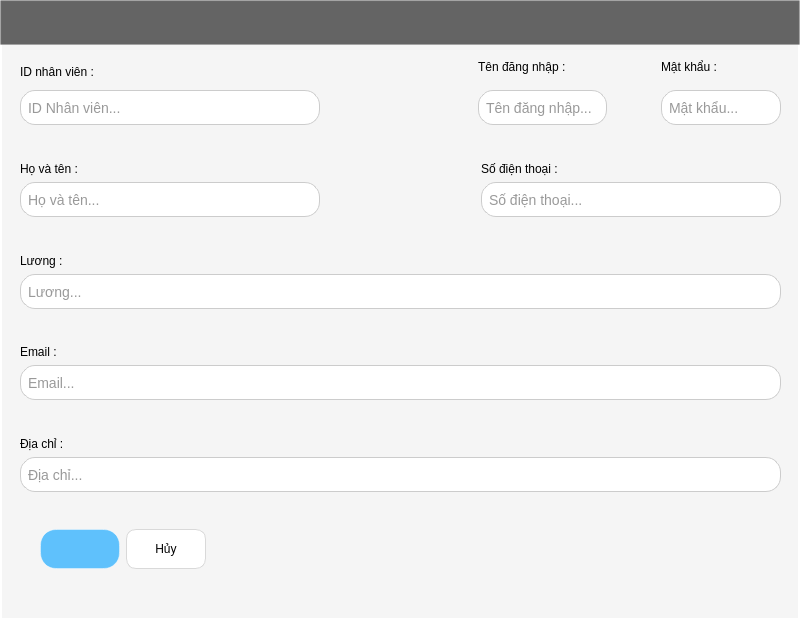
<?xml version="1.0" encoding="UTF-8"?>
<ui version="4.0">
 <class>Form</class>
 <widget class="QWidget" name="Form">
  <property name="geometry">
   <rect>
    <x>0</x>
    <y>0</y>
    <width>800</width>
    <height>620</height>
   </rect>
  </property>
  <property name="minimumSize">
   <size>
    <width>0</width>
    <height>620</height>
   </size>
  </property>
  <property name="windowTitle">
   <string>Thêm danh mục</string>
  </property>
  <property name="autoFillBackground">
   <bool>false</bool>
  </property>
  <property name="styleSheet">
   <string notr="true">#Form {
background: #F5F5F5;
border-bottom-radius : 10px;
border : 2px solid white ;
}</string>
  </property>
  <widget class="QLabel" name="them_sua_label">
   <property name="geometry">
    <rect>
     <x>0</x>
     <y>0</y>
     <width>800</width>
     <height>45</height>
    </rect>
   </property>
   <property name="minimumSize">
    <size>
     <width>800</width>
     <height>45</height>
    </size>
   </property>
   <property name="styleSheet">
    <string notr="true">QLabel {
    background-color:  rgba(40, 40, 40, 180); /* Nền xanh trong suốt */
    color: white;
    font-weight: bold;
    font-size: 14px;

    padding: 8px 16px;
    
    /* Viền sáng */
    border: 1.5px solid rgba(255, 255, 255, 0.4);
    
    /* Đổ bóng - QSS hỗ trợ giới hạn */
    border-style: outset;
    border-width: 1px;
    
    /* Gradient xanh */
}

</string>
   </property>
   <property name="text">
    <string/>
   </property>
  </widget>
  <widget class="QWidget" name="layoutWidget">
   <property name="geometry">
    <rect>
     <x>0</x>
     <y>60</y>
     <width>801</width>
     <height>542</height>
    </rect>
   </property>
   <layout class="QGridLayout" name="gridLayout">
    <property name="leftMargin">
     <number>20</number>
    </property>
    <property name="rightMargin">
     <number>20</number>
    </property>
    <item row="0" column="0">
     <layout class="QHBoxLayout" name="horizontalLayout_5">
      <item>
       <layout class="QVBoxLayout" name="verticalLayout">
        <item>
         <widget class="QLabel" name="label">
          <property name="font">
           <font>
            <pointsize>9</pointsize>
           </font>
          </property>
          <property name="text">
           <string>ID nhân viên : </string>
          </property>
         </widget>
        </item>
        <item>
         <widget class="QLineEdit" name="line_id">
          <property name="minimumSize">
           <size>
            <width>300</width>
            <height>35</height>
           </size>
          </property>
          <property name="styleSheet">
           <string notr="true">QLineEdit {
    background-color: #ffffff; /* Màu nền trắng */
    border: 1px solid #cccccc; /* Viền xám nhạt */
    border-radius: 15px; /* Bo góc */
    padding: 5px; /* Khoảng cách bên trong */
    font-size: 14px;
    color: #333333;
}

/* Hiệu ứng khi ô nhập liệu được chọn */
QLineEdit:focus {
    border: 1px solid #4a90e2; /* Viền xanh khi focus */
    background-color: #e6f0fa; /* Nền xanh nhạt khi focus */
}</string>
          </property>
          <property name="placeholderText">
           <string>ID Nhân viên...</string>
          </property>
         </widget>
        </item>
       </layout>
      </item>
      <item>
       <spacer name="horizontalSpacer_2">
        <property name="orientation">
         <enum>Qt::Horizontal</enum>
        </property>
        <property name="sizeHint" stdset="0">
         <size>
          <width>88</width>
          <height>20</height>
         </size>
        </property>
       </spacer>
      </item>
      <item>
       <layout class="QHBoxLayout" name="horizontalLayout_2">
        <property name="spacing">
         <number>16</number>
        </property>
        <item>
         <layout class="QVBoxLayout" name="verticalLayout_4">
          <item>
           <widget class="QLabel" name="label_5">
            <property name="font">
             <font>
              <pointsize>9</pointsize>
             </font>
            </property>
            <property name="text">
             <string>Tên đăng nhập :</string>
            </property>
           </widget>
          </item>
          <item>
           <widget class="QLineEdit" name="line_name">
            <property name="minimumSize">
             <size>
              <width>120</width>
              <height>35</height>
             </size>
            </property>
            <property name="maximumSize">
             <size>
              <width>129</width>
              <height>35</height>
             </size>
            </property>
            <property name="styleSheet">
             <string notr="true">QLineEdit {
    background-color: #ffffff; /* Màu nền trắng */
    border: 1px solid #cccccc; /* Viền xám nhạt */
    border-radius: 15px; /* Bo góc */
    padding: 5px; /* Khoảng cách bên trong */
    font-size: 14px;
    color: #333333;
}

/* Hiệu ứng khi ô nhập liệu được chọn */
QLineEdit:focus {
    border: 1px solid #4a90e2; /* Viền xanh khi focus */
    background-color: #e6f0fa; /* Nền xanh nhạt khi focus */
}</string>
            </property>
            <property name="placeholderText">
             <string>Tên đăng nhập...</string>
            </property>
           </widget>
          </item>
         </layout>
        </item>
        <item>
         <spacer name="horizontalSpacer_4">
          <property name="orientation">
           <enum>Qt::Horizontal</enum>
          </property>
          <property name="sizeHint" stdset="0">
           <size>
            <width>38</width>
            <height>20</height>
           </size>
          </property>
         </spacer>
        </item>
        <item>
         <layout class="QVBoxLayout" name="verticalLayout_7">
          <item>
           <widget class="QLabel" name="label_8">
            <property name="font">
             <font>
              <pointsize>9</pointsize>
             </font>
            </property>
            <property name="text">
             <string>Mật khẩu : </string>
            </property>
           </widget>
          </item>
          <item>
           <widget class="QLineEdit" name="line_pass">
            <property name="minimumSize">
             <size>
              <width>120</width>
              <height>35</height>
             </size>
            </property>
            <property name="maximumSize">
             <size>
              <width>120</width>
              <height>16777215</height>
             </size>
            </property>
            <property name="styleSheet">
             <string notr="true">QLineEdit {
    background-color: #ffffff; /* Màu nền trắng */
    border: 1px solid #cccccc; /* Viền xám nhạt */
    border-radius: 15px; /* Bo góc */
    padding: 5px; /* Khoảng cách bên trong */
    font-size: 14px;
    color: #333333;
}

/* Hiệu ứng khi ô nhập liệu được chọn */
QLineEdit:focus {
    border: 1px solid #4a90e2; /* Viền xanh khi focus */
    background-color: #e6f0fa; /* Nền xanh nhạt khi focus */
}</string>
            </property>
            <property name="echoMode">
             <enum>QLineEdit::Password</enum>
            </property>
            <property name="placeholderText">
             <string>Mật khẩu...</string>
            </property>
           </widget>
          </item>
         </layout>
        </item>
       </layout>
      </item>
     </layout>
    </item>
    <item row="1" column="0">
     <spacer name="verticalSpacer">
      <property name="orientation">
       <enum>Qt::Vertical</enum>
      </property>
      <property name="sizeHint" stdset="0">
       <size>
        <width>754</width>
        <height>13</height>
       </size>
      </property>
     </spacer>
    </item>
    <item row="2" column="0">
     <layout class="QHBoxLayout" name="horizontalLayout_3">
      <item>
       <layout class="QVBoxLayout" name="verticalLayout_5">
        <item>
         <widget class="QLabel" name="label_6">
          <property name="font">
           <font>
            <pointsize>9</pointsize>
           </font>
          </property>
          <property name="text">
           <string>Họ và tên :</string>
          </property>
         </widget>
        </item>
        <item>
         <widget class="QLineEdit" name="line_fullName">
          <property name="minimumSize">
           <size>
            <width>300</width>
            <height>35</height>
           </size>
          </property>
          <property name="styleSheet">
           <string notr="true">QLineEdit {
    background-color: #ffffff; /* Màu nền trắng */
    border: 1px solid #cccccc; /* Viền xám nhạt */
    border-radius: 15px; /* Bo góc */
    padding: 5px; /* Khoảng cách bên trong */
    font-size: 14px;
    color: #333333;
}

/* Hiệu ứng khi ô nhập liệu được chọn */
QLineEdit:focus {
    border: 1px solid #4a90e2; /* Viền xanh khi focus */
    background-color: #e6f0fa; /* Nền xanh nhạt khi focus */
}</string>
          </property>
          <property name="placeholderText">
           <string>Họ và tên...</string>
          </property>
         </widget>
        </item>
       </layout>
      </item>
      <item>
       <spacer name="horizontalSpacer_3">
        <property name="orientation">
         <enum>Qt::Horizontal</enum>
        </property>
        <property name="sizeHint" stdset="0">
         <size>
          <width>88</width>
          <height>20</height>
         </size>
        </property>
       </spacer>
      </item>
      <item>
       <layout class="QVBoxLayout" name="verticalLayout_2">
        <item>
         <widget class="QLabel" name="label_2">
          <property name="font">
           <font>
            <pointsize>9</pointsize>
           </font>
          </property>
          <property name="text">
           <string>Số điện thoại :</string>
          </property>
         </widget>
        </item>
        <item>
         <widget class="QLineEdit" name="line_phoneNum">
          <property name="minimumSize">
           <size>
            <width>300</width>
            <height>35</height>
           </size>
          </property>
          <property name="styleSheet">
           <string notr="true">QLineEdit {
    background-color: #ffffff; /* Màu nền trắng */
    border: 1px solid #cccccc; /* Viền xám nhạt */
    border-radius: 15px; /* Bo góc */
    padding: 5px; /* Khoảng cách bên trong */
    font-size: 14px;
    color: #333333;
}

/* Hiệu ứng khi ô nhập liệu được chọn */
QLineEdit:focus {
    border: 1px solid #4a90e2; /* Viền xanh khi focus */
    background-color: #e6f0fa; /* Nền xanh nhạt khi focus */
}</string>
          </property>
          <property name="placeholderText">
           <string>Số điện thoại...</string>
          </property>
         </widget>
        </item>
       </layout>
      </item>
     </layout>
    </item>
    <item row="3" column="0">
     <spacer name="verticalSpacer_2">
      <property name="orientation">
       <enum>Qt::Vertical</enum>
      </property>
      <property name="sizeHint" stdset="0">
       <size>
        <width>754</width>
        <height>13</height>
       </size>
      </property>
     </spacer>
    </item>
    <item row="4" column="0">
     <layout class="QVBoxLayout" name="verticalLayout_3">
      <item>
       <widget class="QLabel" name="label_4">
        <property name="font">
         <font>
          <pointsize>9</pointsize>
         </font>
        </property>
        <property name="text">
         <string>Lương :</string>
        </property>
       </widget>
      </item>
      <item>
       <widget class="QLineEdit" name="line_salary">
        <property name="minimumSize">
         <size>
          <width>300</width>
          <height>35</height>
         </size>
        </property>
        <property name="styleSheet">
         <string notr="true">QLineEdit {
    background-color: #ffffff; /* Màu nền trắng */
    border: 1px solid #cccccc; /* Viền xám nhạt */
    border-radius: 15px; /* Bo góc */
    padding: 5px; /* Khoảng cách bên trong */
    font-size: 14px;
    color: #333333;
}

/* Hiệu ứng khi ô nhập liệu được chọn */
QLineEdit:focus {
    border: 1px solid #4a90e2; /* Viền xanh khi focus */
    background-color: #e6f0fa; /* Nền xanh nhạt khi focus */
}</string>
        </property>
        <property name="placeholderText">
         <string>Lương...</string>
        </property>
       </widget>
      </item>
     </layout>
    </item>
    <item row="5" column="0">
     <spacer name="verticalSpacer_4">
      <property name="orientation">
       <enum>Qt::Vertical</enum>
      </property>
      <property name="sizeHint" stdset="0">
       <size>
        <width>17</width>
        <height>19</height>
       </size>
      </property>
     </spacer>
    </item>
    <item row="6" column="0">
     <layout class="QVBoxLayout" name="verticalLayout_6">
      <item>
       <widget class="QLabel" name="label_7">
        <property name="font">
         <font>
          <pointsize>9</pointsize>
         </font>
        </property>
        <property name="text">
         <string>Email :</string>
        </property>
       </widget>
      </item>
      <item>
       <widget class="QLineEdit" name="line_email">
        <property name="minimumSize">
         <size>
          <width>715</width>
          <height>35</height>
         </size>
        </property>
        <property name="styleSheet">
         <string notr="true">QLineEdit {
    background-color: #ffffff; /* Màu nền trắng */
    border: 1px solid #cccccc; /* Viền xám nhạt */
    border-radius: 15px; /* Bo góc */
    padding: 5px; /* Khoảng cách bên trong */
    font-size: 14px;
    color: #333333;
}

/* Hiệu ứng khi ô nhập liệu được chọn */
QLineEdit:focus {
    border: 1px solid #4a90e2; /* Viền xanh khi focus */
    background-color: #e6f0fa; /* Nền xanh nhạt khi focus */
}</string>
        </property>
        <property name="placeholderText">
         <string>Email...</string>
        </property>
       </widget>
      </item>
     </layout>
    </item>
    <item row="7" column="0">
     <spacer name="verticalSpacer_3">
      <property name="orientation">
       <enum>Qt::Vertical</enum>
      </property>
      <property name="sizeHint" stdset="0">
       <size>
        <width>17</width>
        <height>20</height>
       </size>
      </property>
     </spacer>
    </item>
    <item row="8" column="0">
     <layout class="QVBoxLayout" name="verticalLayout_8">
      <item>
       <widget class="QLabel" name="label_9">
        <property name="font">
         <font>
          <pointsize>9</pointsize>
         </font>
        </property>
        <property name="text">
         <string>Địa chỉ :</string>
        </property>
       </widget>
      </item>
      <item>
       <widget class="QLineEdit" name="line_address">
        <property name="minimumSize">
         <size>
          <width>715</width>
          <height>35</height>
         </size>
        </property>
        <property name="styleSheet">
         <string notr="true">QLineEdit {
    background-color: #ffffff; /* Màu nền trắng */
    border: 1px solid #cccccc; /* Viền xám nhạt */
    border-radius: 15px; /* Bo góc */
    padding: 5px; /* Khoảng cách bên trong */
    font-size: 14px;
    color: #333333;
}

/* Hiệu ứng khi ô nhập liệu được chọn */
QLineEdit:focus {
    border: 1px solid #4a90e2; /* Viền xanh khi focus */
    background-color: #e6f0fa; /* Nền xanh nhạt khi focus */
}</string>
        </property>
        <property name="placeholderText">
         <string>Địa chỉ...</string>
        </property>
       </widget>
      </item>
     </layout>
    </item>
    <item row="9" column="0">
     <spacer name="verticalSpacer_5">
      <property name="orientation">
       <enum>Qt::Vertical</enum>
      </property>
      <property name="sizeHint" stdset="0">
       <size>
        <width>179</width>
        <height>13</height>
       </size>
      </property>
     </spacer>
    </item>
    <item row="10" column="0">
     <layout class="QHBoxLayout" name="horizontalLayout_4">
      <item>
       <layout class="QHBoxLayout" name="horizontalLayout">
        <property name="leftMargin">
         <number>20</number>
        </property>
        <property name="bottomMargin">
         <number>33</number>
        </property>
        <item>
         <widget class="QPushButton" name="them_btn">
          <property name="minimumSize">
           <size>
            <width>80</width>
            <height>40</height>
           </size>
          </property>
          <property name="styleSheet">
           <string notr="true">QPushButton {
    background-color:  rgba(30, 170, 255, 0.7); /* Nền xanh trong suốt */
    color: white;
    font-weight: bold;
    font-size: 14px;
    border-radius: 16px;
    padding: 8px 16px;
    
    /* Viền sáng */
    border: 1.5px solid rgba(255, 255, 255, 0.4);
    
    /* Đổ bóng - QSS hỗ trợ giới hạn */
    border-style: outset;
    border-width: 1px;
    
    /* Gradient xanh */
}

QPushButton:hover {
    background-color: rgba(30, 170, 255, 0.5); /* Xanh sáng hơn khi hover */
    border: 1.5px solid rgba(255, 255, 255, 0.6);
}

QPushButton:pressed {
    background-color: rgba(0, 120, 200, 0.4);
    border: 1.5px solid rgba(255, 255, 255, 0.3);
    padding-top: 9px; /* Tạo hiệu ứng nhấn xuống */
    padding-left: 17px;
}
</string>
          </property>
          <property name="text">
           <string/>
          </property>
         </widget>
        </item>
        <item>
         <widget class="QPushButton" name="huy_btn">
          <property name="minimumSize">
           <size>
            <width>80</width>
            <height>40</height>
           </size>
          </property>
          <property name="styleSheet">
           <string notr="true">#huy_btn {
    background-color: white;
    color: black;
    border: 1px solid #d9d9d9;
    font-family: Arial, sans-serif;
    font-size: 12px;
    border-radius: 10px;
    padding: 5px 15px; /* Khoảng cách trong nút */
}

/* Hover effect */
#huy_btn:hover {
    background-color: #f5f5f5;  /* Nhẹ hơn để tạo hiệu ứng phản hồi */
    border: 1px solid #a0a0a0;  /* Viền đậm hơn một chút khi hover */
    color: black;
}
</string>
          </property>
          <property name="text">
           <string>Hủy</string>
          </property>
         </widget>
        </item>
       </layout>
      </item>
      <item>
       <spacer name="horizontalSpacer_5">
        <property name="orientation">
         <enum>Qt::Horizontal</enum>
        </property>
        <property name="sizeHint" stdset="0">
         <size>
          <width>602</width>
          <height>71</height>
         </size>
        </property>
       </spacer>
      </item>
     </layout>
    </item>
   </layout>
  </widget>
 </widget>
 <resources/>
 <connections/>
</ui>
